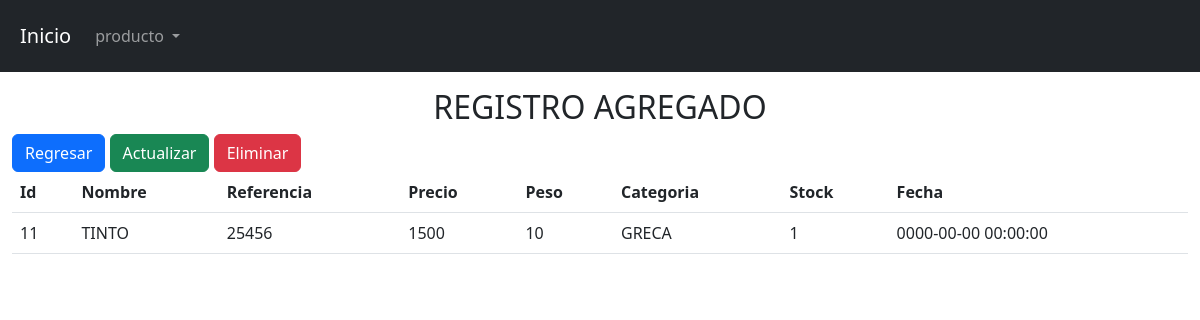
/view/username/show.php?id=11, run on the app's committed database.
### tables this page shows
CREATE TABLE `producto` (
  `id` int(11) NOT NULL,
  `nombre` varchar(100) NOT NULL,
  `referencia` varchar(100) NOT NULL,
  `precio` int(11) NOT NULL,
  `peso` int(11) NOT NULL,
  `categoria` varchar(100) DEFAULT NULL,
  `stock` int(11) NOT NULL,
  `fecha_creacion` timestamp NOT NULL DEFAULT current_timestamp() ON UPDATE current_timestamp()
);

### Config/db.php (called while the page is built)
<?php
    class db{
        private $host= "localhost";
        private $dbname= "prueba";
        private $user= "root";
        private $password= "";
        public function conexion(){
            try{
                $PDO = new PDO("mysql:host=".$this->host.";dbname=".$this->dbname,$this->user,$this->password);
                return $PDO;
            }catch(PDOException $e){
                return $e->getMessage();
            }
        }
    }
?>

### controller/usernameController.php (called while the page is built, shortened)
<?php
    class usernameController{
        private $model;
        public function __construct()
        {
            require_once("c://xampp/htdocs/Cafeteria/model/usernameModel.php");
            $this->model = new usernameModel();
        }
        public function show($id) {
            return($this->model->show($id)!= false) ? $this->model->show($id): header("location:index.php");
        }
}
?>

### model/usernameModel.php (called while the page is built, shortened)
<?php
    class usernameModel{
        private $PDO;
        public function __construct()
        {
            require_once("c:/xampp/htdocs/Cafeteria/Config/db.php");
            $con =new db();
            $this-> PDO = $con->conexion();
        }
                public function show($id){
                    $statement = $this ->PDO->prepare("SELECT * FROM producto where id = :id limit 1");
                        $statement->bindParam(":id",$id);
                        return($statement->execute())? $statement->fetch() :false;
                }
    }

### view/username/show.php (the view, shortened to what this page needs)
<?php
    require_once("c://xampp/htdocs/Cafeteria/view/head/head.php");
    require_once("c://xampp/htdocs/Cafeteria/controller/usernameController.php");
    $obj= new usernameController();
    $date = ($obj->show($_GET['id']));
?>
<h2 class="text-center">REGISTRO AGREGADO</h2>
<div class="bp-3">
    <a href="index.php" class="btn btn-primary">Regresar</a>
    <a href="edit.php?id=<?= $date[0]?>" class="btn btn-success">Actualizar</a>
    <a class="btn btn-danger" data-bs-toggle="modal" data-bs-target="#exampleModal">Eliminar</a>
</div>
<table class="table container-fluid">
    <thead>
        <tr>
            <th scope="col">Id</th>
            <th scope="col">Nombre</th>
            <th scope="col">Referencia</th>
            <th scope="col">Precio</th>
            <th scope="col">Peso</th>
            <th scope="col">Categoria</th>
            <th scope="col">Stock</th>
            <th scope="col">Fecha</th>
        </tr>
    </thead>
        <tbody>
            <tr>
                <td scope="col"><?=  $date['id']?></td>
                <td scope="col"><?=  $date['nombre']?></td>
                <td scope="col"><?=  $date['referencia']?></td>
                <td scope="col"><?=  $date['precio']?></td>
                <td scope="col"><?=  $date['peso']?></td>
                <td scope="col"><?=  $date['categoria']?></td>
                <td scope="col"><?=  $date['stock']?></td>
                <td scope="col"><?=  $date['fecha_creacion']?></td>
            </tr>
        </tbody>
</table>
<?php
    require_once ("c://xampp/htdocs/Cafeteria/view/head/footer.php");
?>

### data on the page
producto: id "11", nombre "TINTO", referencia "25456", precio "1500", peso "10", categoria "GRECA", stock "1", fecha_creacion "0000-00-00 00:00:00"
